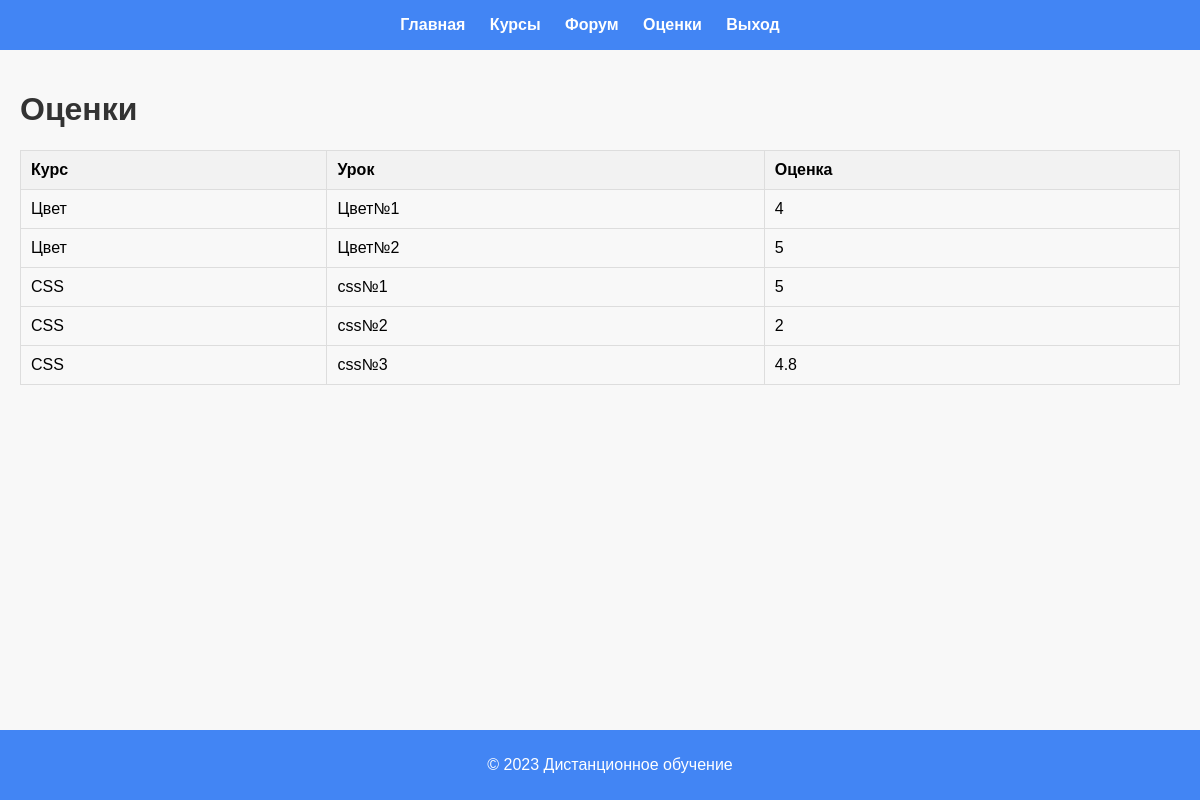
Page /anton/roles/student/grades.php (signed in) on the committed database.
### tables this page shows
CREATE TABLE `grades` (
  `id` int NOT NULL AUTO_INCREMENT,
  `user_id` int NOT NULL,
  `lesson_id` int NOT NULL,
  `grade` float DEFAULT NULL,
  PRIMARY KEY (`id`),
  KEY `user_id` (`user_id`),
  KEY `lesson_id` (`lesson_id`),
  CONSTRAINT `grades_ibfk_1` FOREIGN KEY (`user_id`) REFERENCES `users` (`id`),
  CONSTRAINT `grades_ibfk_2` FOREIGN KEY (`lesson_id`) REFERENCES `lessons` (`id`)
);

CREATE TABLE `courses` (
  `id` int NOT NULL AUTO_INCREMENT,
  `name` varchar(255) NOT NULL,
  `description` text,
  PRIMARY KEY (`id`)
);

CREATE TABLE `lessons` (
  `id` int NOT NULL AUTO_INCREMENT,
  `course_id` int NOT NULL,
  `name` varchar(255) NOT NULL,
  `material` text,
  PRIMARY KEY (`id`),
  KEY `course_id` (`course_id`),
  CONSTRAINT `lessons_ibfk_1` FOREIGN KEY (`course_id`) REFERENCES `courses` (`id`)
);

### anton/roles/student/grades.php (the view, shortened to what this page needs)
<?php
include_once "../../includes/db.php";
$user_id = $_SESSION['user_id'];
$query = "SELECT courses.name AS course_name, lessons.name AS lesson_name, grades.grade
          FROM grades
          INNER JOIN lessons ON grades.lesson_id = lessons.id
          INNER JOIN courses ON lessons.course_id = courses.id
          WHERE grades.user_id = ?
          ORDER BY courses.id, lessons.id";
$statement = $conn->prepare($query);
$statement->bind_param('i', $user_id);
$statement->execute();
$result = $statement->get_result();
$grades = $result->fetch_all(MYSQLI_ASSOC);
?>
<!DOCTYPE html>
<html lang="en">
<head>
    <link rel="stylesheet" href="../../css/styles.css">
</head>
<body>
<header>
        <nav>
            <ul>
                <li><a href="index.php">Главная</a></li>
                <li><a href="courses.php">Курсы</a></li>
                <li><a href="forum.php">Форум</a></li>
                <li><a href="grades.php">Оценки</a></li>
                <li><a href="../../logout.php">Выход</a></li>
            </ul>
        </nav>
    </header>
<main>
    <h1>Оценки</h1>
    <table>
        <thead>
        <tr>
            <th>Курс</th>
            <th>Урок</th>
            <th>Оценка</th>
        </tr>
        </thead>
        <tbody>
        <?php foreach ($grades as $grade): ?>
            <tr>
                <td><?php echo $grade['course_name']; ?></td>
                <td><?php echo $grade['lesson_name']; ?></td>
                <td><?php echo $grade['grade']; ?></td>
            </tr>
        <?php endforeach; ?>
        </tbody>
    </table>
</main>
 <footer class="footer">
        <p>&copy; 2023 Дистанционное обучение</p>
    </footer>
</body>
</html>

### anton/css/styles.css (style rules this page uses)
body { font-family: 'Arial', sans-serif; background-color: #f8f8f8; color: #333; margin: 0; padding: 0; }
header { background-color: #4285f4; color: #fff; padding: 1em; text-align: center; }
nav ul { list-style: none; padding: 0; margin: 0; }
nav ul li { display: inline-block; margin-right: 20px; }
nav a { text-decoration: none; color: #fff; font-weight: bold; }
main { padding: 20px; }
table { width: 80%; margin: 0 auto; border-collapse: collapse; margin-top: 20px; }
th, td { border: 1px solid #ddd; padding: 10px; text-align: left; }
th { background-color: #4285f4; color: #fff; }
.footer { background-color: #4285f4; color: #fff; text-align: center; padding: 10px; position: fixed; bottom: 0; width: 100%; }
table { width: 100%; border-collapse: collapse; margin-top: 20px; }
table, th, td { border: 1px solid #ddd; color: black; }
th, td { padding: 12px; text-align: left; }

### anton/roles/student/grades.php (style rules this page uses)
table { width: 100%; border-collapse: collapse; margin-top: 20px; }
table, th, td { border: 1px solid #ddd; color: black; }
th, td { padding: 10px; text-align: left; }
th { background-color: #f2f2f2; }

### rows in the picture
grades: courses.name "Цвет", lesson.name "Цвет№1", grade "4"
grades: courses.name "Цвет", lesson.name "Цвет№2", grade "5"
grades: courses.name "CSS", lesson.name "css№1", grade "5"
grades: courses.name "CSS", lesson.name "css№2", grade "2"
grades: courses.name "CSS", lesson.name "css№3", grade "4.8"
